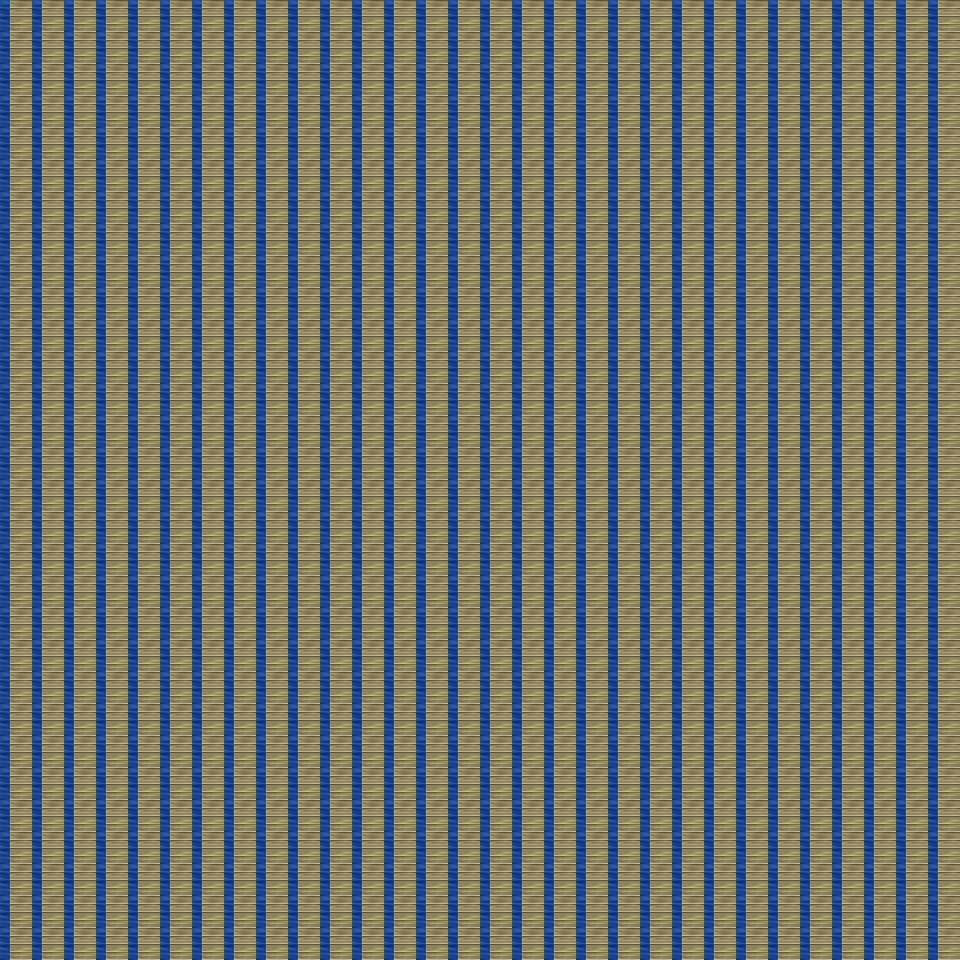

A 2D game scene composited from a Tiled map and its tileset images. What follows is a short description and the map's XML, with each tile layer's data collapsed to a summary:
An orthogonal 30x30 tile map with 32x32 px tiles, 6 tile layers (Ground, Object, Object2, Above, ...), 10 tilesets.

<map version="1.0" orientation="orthogonal" renderorder="right-down" width="30" height="30" tilewidth="32" tileheight="32" nextobjectid="1">
  <tileset firstgid="1" name="tileset_object_boardwalk" tilewidth="32" tileheight="32" tilecount="36" columns="6">
    <image source="../drawable/tileset_object_boardwalk.png" width="192" height="192" />
  </tileset>
  <tileset firstgid="37" name="tileset_item_weapon_cannon" tilewidth="32" tileheight="32" tilecount="12" columns="3">
    <image source="../drawable/tileset_item_weapon_cannon.png" width="96" height="128" />
  </tileset>
  <tileset firstgid="49" name="tileset_logic_collision" tilewidth="32" tileheight="32" tilecount="1" columns="1">
    <image source="../drawable/tileset_logic_collision.png" width="32" height="32" />
  </tileset>
  <tileset firstgid="50" name="tileset_item_banners_flag" tilewidth="32" tileheight="32" tilecount="12" columns="3">
    <image source="../drawable/tileset_item_banners_flag.png" width="96" height="128" />
  </tileset>
  <tileset firstgid="62" name="tileset_item_flagpole" tilewidth="32" tileheight="32" tilecount="3" columns="1">
    <image source="../drawable/tileset_item_flagpole.png" width="32" height="96" />
  </tileset>
  <tileset firstgid="65" name="tileset_ground_ground" tilewidth="32" tileheight="32" tilecount="33" columns="3">
    <image source="../drawable/tileset_ground_ground.png" width="96" height="352" />
  </tileset>
  <tileset firstgid="98" name="tileset_item_ropes" tilewidth="32" tileheight="32" tilecount="4" columns="2">
    <image source="../drawable/tileset_item_ropes.png" width="64" height="64" />
  </tileset>
  <tileset firstgid="102" name="tileset_object_row_boat" tilewidth="32" tileheight="32" tilecount="30" columns="6">
    <image source="../drawable/tileset_object_row_boat.png" width="192" height="160" />
  </tileset>
  <tileset firstgid="132" name="tileset_object_ship" tilewidth="32" tileheight="32" tilecount="368" columns="16">
    <image source="../drawable/tileset_object_ship.png" width="512" height="736" />
  </tileset>
  <tileset firstgid="500" name="tileset_building_stairs_wooden_ns" tilewidth="32" tileheight="32" tilecount="105" columns="7">
    <image source="../drawable/tileset_building_stairs_wooden_ns.png" width="224" height="480" />
  </tileset>
  <layer name="Ground" width="30" height="30">
    <data>[900 cells, 900 non-empty, 1 distinct tile ids]</data>
  </layer>
  <layer name="Object" width="30" height="30">
    <data>[900 cells, 0 non-empty, 0 distinct tile ids]</data>
  </layer>
  <layer name="Object2" width="30" height="30">
    <data>[900 cells, 0 non-empty, 0 distinct tile ids]</data>
  </layer>
  <layer name="Above" width="30" height="30">
    <data>[900 cells, 0 non-empty, 0 distinct tile ids]</data>
  </layer>
  <layer name="Above2" width="30" height="30">
    <data>[900 cells, 0 non-empty, 0 distinct tile ids]</data>
  </layer>
  <layer name="Walkable" width="30" height="30">
    <data>[900 cells, 900 non-empty, 1 distinct tile ids]</data>
  </layer>
  <objectgroup name="MapEvents" />
</map>
